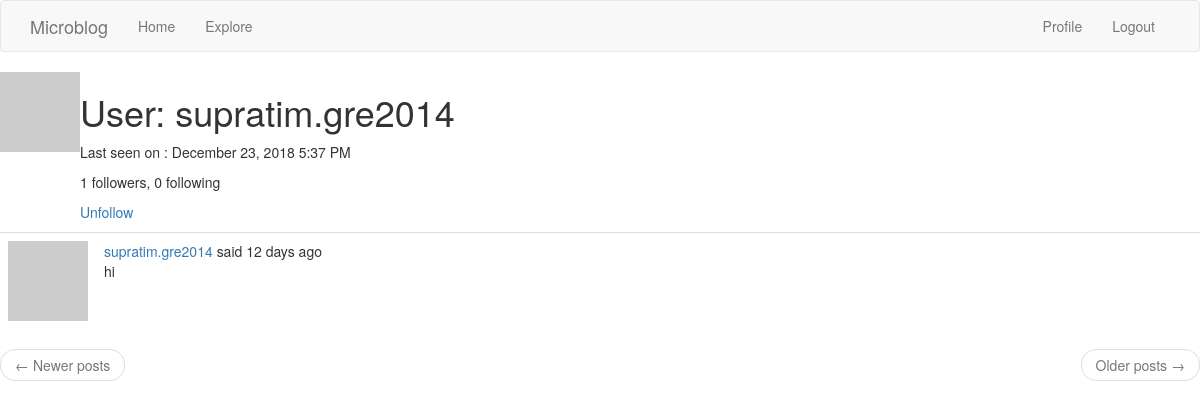
/user/supratim.gre2014 (signed in), run on an earlier commit of the app's database.
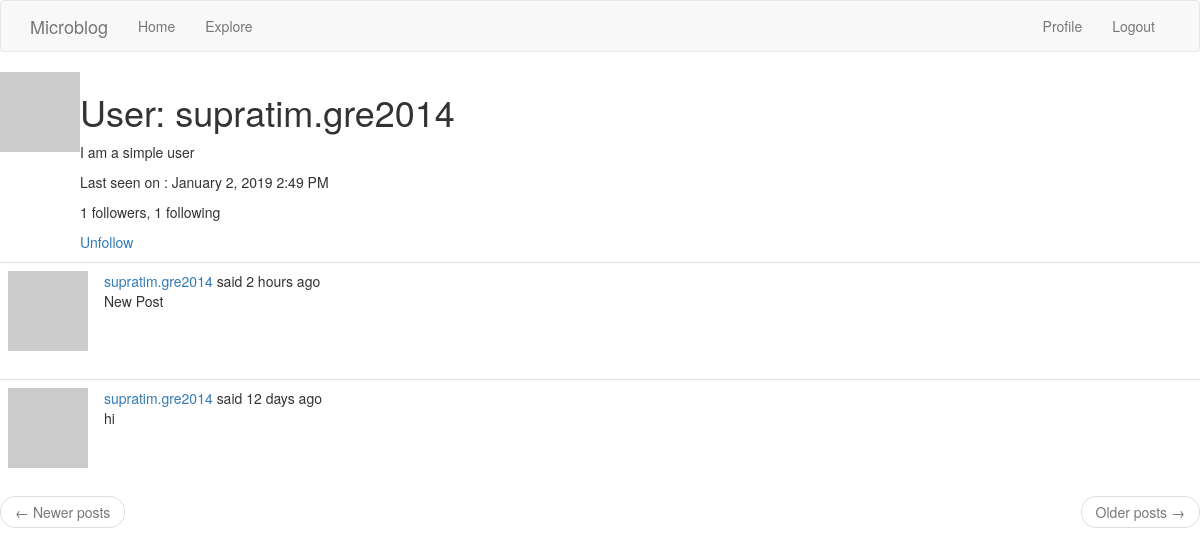
And on a later commit of the database.
### app/models.py (models this page shows, shortened)
class User(UserMixin, db.Model):
    id = db.Column(db.Integer, primary_key=True)
    username = db.Column(db.String(64), index=True, unique=True)
    email = db.Column(db.String(120), index=True, unique=True)
    password_hash = db.Column(db.String(128))
    posts = db.relationship('Post', backref='author', lazy='dynamic')
    about_me = db.Column(db.String(256))
    last_seen = db.Column(db.DateTime, default=datetime.utcnow())
    """
    adding a many to many relationship with followers and followed
    """
    followed = db.relationship('User',
                               secondary=followers,
                               primaryjoin=(followers.c.follower_id == id),
                               secondaryjoin=(followers.c.followed_id == id),
                               backref=db.backref('followers', lazy='dynamic'), lazy='dynamic')
    def avatar(self, size):
        digest = md5(self.email.lower().encode('utf-8')).hexdigest()
        return 'https://www.gravatar.com/avatar/{}?d=identicon&s={}'.format(digest, size)
    def is_following(self, user):
        return self.followed.filter(followers.c.followed_id == user.id).count() > 0

class Post(db.Model):
    id = db.Column(db.Integer, primary_key=True)
    body = db.Column(db.String(140))
    timestamp = db.Column(db.DateTime, index=True, default=datetime.utcnow)
    user_id = db.Column(db.Integer, db.ForeignKey('user.id'))

### app/routes.py (the view)
@app.route('/user/<username>')
@login_required
def user(username):
    user = User.query.filter_by(username=username).first_or_404()
    page = request.args.get('page', 1, type=int)
    posts = user.posts.order_by(Post.timestamp.desc()).paginate(page, app.config['POSTS_PER_PAGE'])
    next_url = url_for('index', page=posts.next_num) if posts.has_next else None
    prev_url = url_for('index', page=posts.prev_num) if posts.has_prev else None
    return render_template('user.html', user=user, posts=posts.items, next_url=next_url, prev_url=prev_url)

### app/models.py (called while the page is built)
@login.user_loader
def load_user(id):
    return User.query.get(int(id))

### app/routes.py (called while the page is built)
@app.before_request
def before_request():
    if current_user.is_authenticated:
        current_user.last_seen = datetime.utcnow()
        db.session.commit()
    g.locale = str(get_locale())

### app/templates/user.html
{% extends "base.html" %}
{% import 'bootstrap/wtf.html' as wtf %}
{% block content %}
<table>
    <tr valign="top">
        <td><img src="{{ user.avatar(128) }}"></td>
        <td>
             <h1>{{ _('User') }}: {{ user.username }}</h1>
                {% if user.about_me %}
                    <p>{{ user.about_me }}</p>
                        {% endif %}
                        {% if user.last_seen %}
                    <p>{{ _('Last seen on') }} : {{ moment(user.last_seen).format('LLL') }}
                </p>
                    {% endif %}
                <p>
                    {{ _('%(count)d followers', count=user.followers.count()) }}, {{ _('%(count)d following', count=user.followed.count()) }}
                </p>
                {% if user == current_user %}
                <p>
                    <a href="{{ url_for('edit_profile') }}">Edit your profile</a>
                </p>
                {% elif not current_user.is_following(user) %}
                <p><a href="{{ url_for('follow', username=user.username) }}">{{ _('Follow') }}</a></p>
                {% else %}
                <p><a href="{{ url_for('unfollow', username=user.username) }}">{{ _('Unfollow') }}</a></p>
                {% endif %}
        </td>
    </tr>
</table>
{% for post in posts %}
    {% include "_post.html" %}
{% endfor %}
<nav aria-label="...">
        <ul class="pager">
            <li class="previous{% if not prev_url %} disabled{% endif %}">
                <a href="{{ prev_url or '#' }}">
                    <span aria-hidden="true">&larr;</span> {{ _('Newer posts') }}
                </a>
            </li>
            <li class="next{% if not next_url %} disabled{% endif %}">
                <a href="{{ next_url or '#' }}">
                    {{ _('Older posts') }} <span aria-hidden="true">&rarr;</span>
                </a>
            </li>
        </ul>
    </nav>
{% endblock %}

### app/templates/base.html (shortened to what this page needs)
{% extends 'bootstrap/base.html' %}
{% block navbar %}
    <nav class="navbar navbar-default">
        <div class="container">
            <div class="navbar-header">
                <a class="navbar-brand" href="{{ url_for('index') }}">Microblog</a>
            </div>
            <div class="collapse navbar-collapse" id="bs-example-navbar-collapse-1">
                <ul class="nav navbar-nav">
                    <li><a href="{{ url_for('index') }}">Home</a></li>
                    <li><a href="{{ url_for('explore') }}">Explore</a></li>
                </ul>
                <ul class="nav navbar-nav navbar-right">
                    {% if current_user.is_anonymous %}
                    <li><a href="{{ url_for('login') }}">Login</a></li>
                    {% else %}
                    <li><a href="{{ url_for('user', username=current_user.username) }}">Profile</a></li>
                    <li><a href="{{ url_for('logout') }}">Logout</a></li>
                    {% endif %}
                </ul>
            </div>
        </div>
    </nav>
{% endblock %}

### app/templates/_post.html (shortened to what this page needs)
<table class="table table-hover">
        <tr>
            <td width="70px">
                <a href="{{ url_for('user', username=post.author.username) }}">
                    <img src="{{ post.author.avatar(70) }}" />
                </a>
            </td>
            <td>
                {{ _('%(username)s said %(when)s', username=user_link, when=moment(post.timestamp).fromNow()) }}
                <br>
                {{ post.body }}
            </td>
        </tr>
</table>

What changed in the data, as far as the page shows it:
changed User "supratim.gre2014": about_me (not shown) → "I am a simple user"; last_seen "December 23, 2018 5:37 PM" → "January 2, 2019 2:49 PM"
added Post: body "New Post"
Also different on the page:
text no longer shown: "0 following"
text now shown: "1 following"
